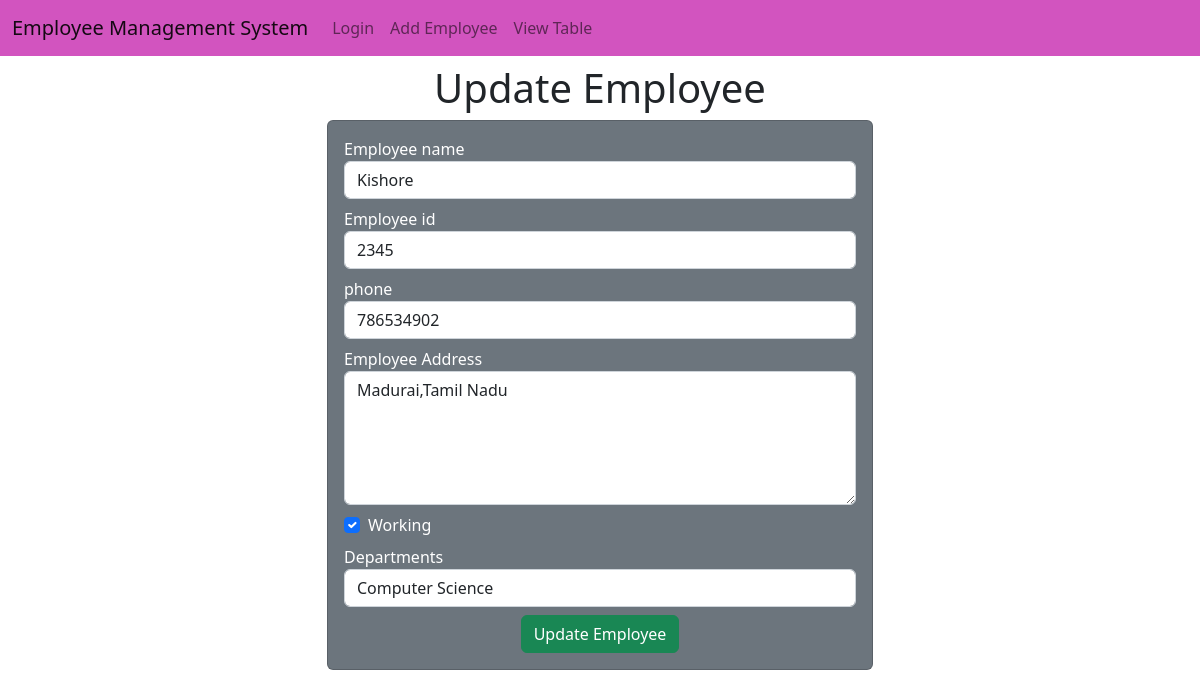
The page /emp/update-emp/11 on the database its author committed.
### emp/models.py (models this page shows, shortened)
class Emp(models.Model):
    name=models.CharField(max_length=200)
    emp_id=models.CharField(max_length=200)
    phone=models.CharField(max_length=10)
    address=models.CharField(max_length=150)
    working=models.BooleanField(default=True)
    department=models.CharField(max_length=200)

### emp/views.py (the view)
# urls.py: path("update-emp/<int:emp_id>",update_emp),
def update_emp(request,emp_id):
    emp=Emp.objects.get(pk=emp_id)
    print("Yes Bhai")
    return render(request,"emp/update_emp.html",{
        'emp':emp
    })

### templates/emp/update_emp.html (shortened to what this page needs)
<!doctype html>
<html lang="en">
  <head>
    <link href="https://cdn.jsdelivr.net/npm/bootstrap@5.2.2/dist/css/bootstrap.min.css" rel="stylesheet">
  </head>
  <body>
    {% include 'emp/navbar.html' %}
    <h1 class="text-center my-2">Update Employee</h1>
    <div class="container">
      <div class="row">
        <div class="col-md-6 offset-md-3">
          <div class="card bg-secondary text-white">
            <div class="card-body">
              <form action="/emp/do-update-emp/{{emp.id}}" method="POST">
                <div class="mb-2">
                  <label for="name">Employee name</label>
                  <input
                    id="name"
                    type="text"
                    class="form-control"
                    placeholder="Enter emp name"
                    name="emp_name"
                    value="{{emp.name}}"
                  />
                </div>
                <div class="mb-2">
                  <label for="id">Employee id</label>
                  <input
                    id="id"
                    type="text"
                    class="form-control"
                    placeholder="Enter emp id"
                    name="emp_id"
                    value="{{emp.emp_id}}"
                  />
                </div>
                <div class="mb-2">
                  <label for="phone">phone</label>
                  <input
                    id="phone"
                    type="text"
                    class="form-control"
                    placeholder="Enter emp phone"
                    name="emp_phone"
                    value="{{emp.phone}}"
                  />
                </div>
                <div class="mb-2">
                  <label for="address">Employee Address</label>
                  <textarea
                    name="emp_address"
                    id="address"
                    rows="5"
                    class="form-control"
                  >{{emp.address}}</textarea>
                </div>
                <div class="mb-2 form-check">
                  <label for="working">Working</label>
                  <input {% if emp.working %} checked {% endif %} id="working" name="emp_working" type="checkbox" class="form-check-input">
                </div>
                <div class="mb-2 ">
                  <label for="department">Departments</label>
                  <select value="{{emp.department}}" name="emp_department" id="department" class="form-control">
                      <option value="CSE">Computer Science</option>
                  </select>
                </div>
                <div class="container text-center">
                    <button class="btn btn-success">
                        Update Employee
                    </button>
                </div>
              </form>
            </div>
          </div>
        </div>
      </div>
    </div>
  </body>
</html>

### rows shown on the page
Emp: emp_name "Kishore", emp_id "2345", emp_phone "786534902", emp_address "Madurai,Tamil Nadu", working "☑", emp_department "Computer Science"
